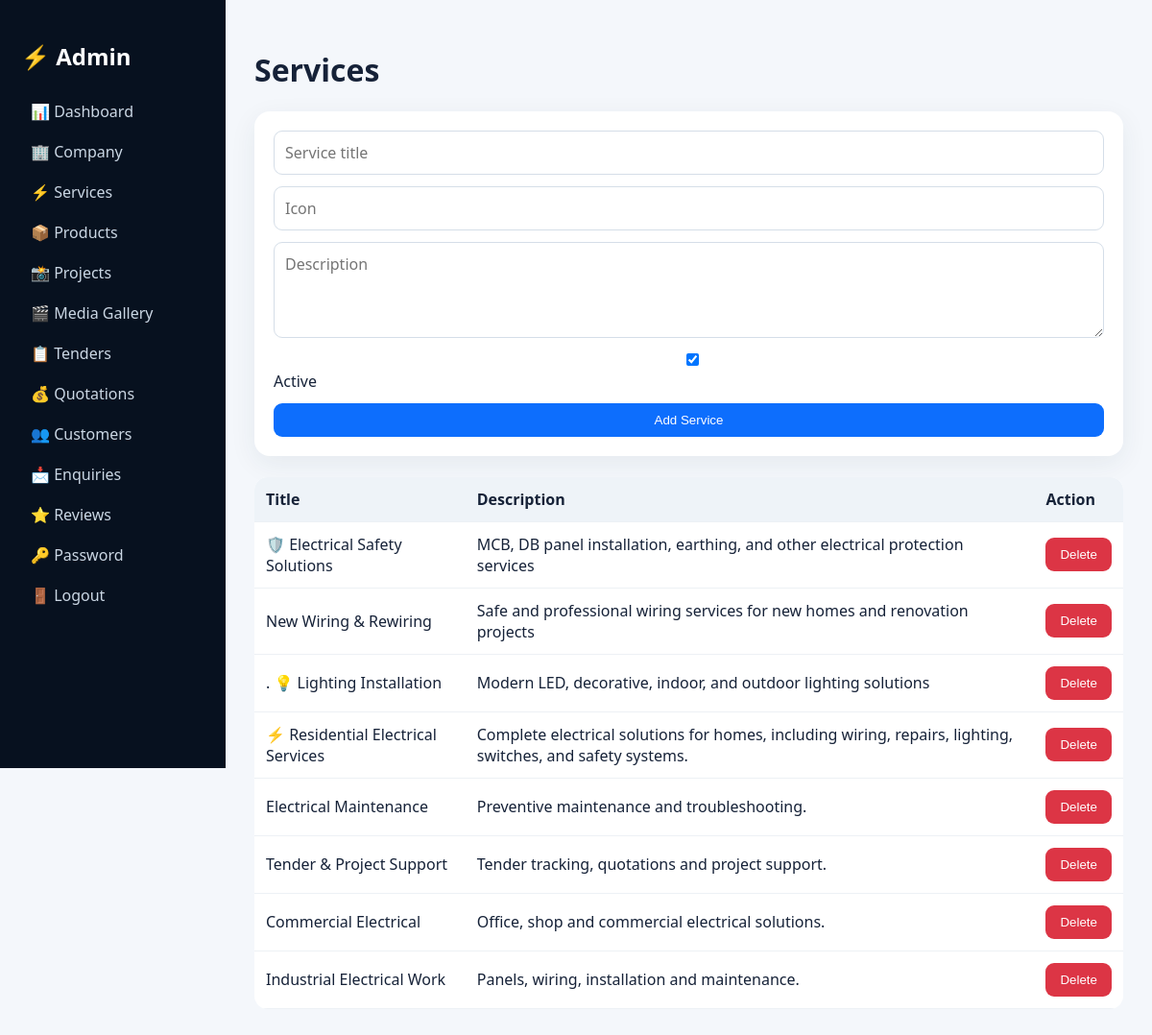
Screenshot of /admin/services (signed in) with the database file from the repository.
### electrical_business_pro/app.py (models this page shows)
class Service(db.Model):
 id=db.Column(db.Integer,primary_key=True); title=db.Column(db.String(150),nullable=False); description=db.Column(db.Text,default=''); icon=db.Column(db.String(20),default='⚡'); active=db.Column(db.Boolean,default=True)

### electrical_business_pro/app.py (the view)
@app.route('/admin/services',methods=['GET','POST'])
@auth
def admin_services():
 if request.method=='POST': db.session.add(Service(title=request.form['title'],description=request.form.get('description',''),icon=request.form.get('icon','⚡'),active=bool(request.form.get('active')))); db.session.commit(); return redirect(url_for('admin_services'))
 return render_template('admin/services.html',items=Service.query.order_by(Service.id.desc()).all())

### electrical_business_pro/app.py (called while the page is built)
def site():
 s=Setting.query.first()
 if not s: s=Setting(); db.session.add(s); db.session.commit()
 return s

@app.context_processor
def globals(): return {'site':site()}

def auth(f):
 @wraps(f)
 def w(*a,**k): return f(*a,**k) if session.get('admin_id') else redirect(url_for('login'))
 return w

### electrical_business_pro/templates/admin/services.html
{% extends 'admin/layout.html' %}{% block admin %}<h1>Services</h1><div class="card"><form method="post" class="form"><input name="title" placeholder="Service title" required><input name="icon" placeholder="Icon"><textarea name="description" placeholder="Description"></textarea><label><input type="checkbox" name="active" checked> Active</label><button class="btn">Add Service</button></form></div><br><div class="tablewrap"><table class="table"><tr><th>Title</th><th>Description</th><th>Action</th></tr>{% for x in items %}<tr><td>{{x.title}}</td><td>{{x.description}}</td><td><form method="post" action="{{url_for('service_delete',id=x.id)}}"><button class="btn danger">Delete</button></form></td></tr>{% endfor %}</table></div>{% endblock %}

### electrical_business_pro/static/css/style.css (style rules this page uses)
* { box-sizing:border-box }
body { margin:0;font-family:Segoe UI,Arial,sans-serif;background:#f4f7fb;color:#162238 }
.btn { border:0;border-radius:9px;padding:10px 15px;background:#0d6efd;color:#fff;cursor:pointer;display:inline-block }
.danger { background:#dc3545 }
.card,.stat { background:#fff;border-radius:16px;padding:20px;box-shadow:0 8px 28px #18324b12 }
.tablewrap { overflow:auto;background:#fff;border-radius:14px }
.table { width:100%;border-collapse:collapse;min-width:700px }
.table th,.table td { padding:12px;border-bottom:1px solid #edf1f5;text-align:left }
.table th { background:#eef3f8 }
.form { display:grid;gap:12px }
.form input,.form textarea,.form select { padding:11px;border:1px solid #d5dee8;border-radius:9px;font:inherit;width:100% }
.form textarea { min-height:100px }

### rows the page displays
Service: title "🛡️ Electrical Safety Solutions", description "MCB, DB panel installation, earthing, and other electrical protection services"
Service: title "New Wiring & Rewiring", description "Safe and professional wiring services for new homes and renovation projects"
Service: title ". 💡 Lighting Installation", description "Modern LED, decorative, indoor, and outdoor lighting solutions"
Service: title "⚡ Residential Electrical Services", description "Complete electrical solutions for homes, including wiring, repairs, lighting, switches, and safety systems."
Service: title "Electrical Maintenance", description "Preventive maintenance and troubleshooting."
Service: title "Tender & Project Support", description "Tender tracking, quotations and project support."
Service: title "Commercial Electrical", description "Office, shop and commercial electrical solutions."
Service: title "Industrial Electrical Work", description "Panels, wiring, installation and maintenance."
